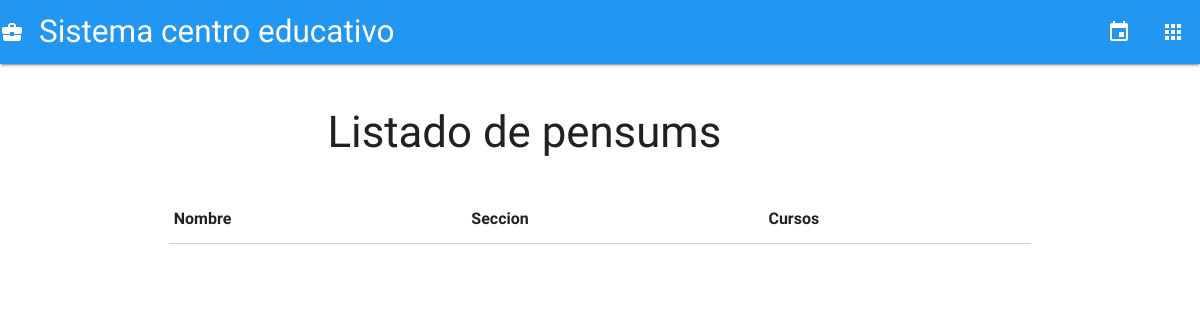
The page /ver/ on the database as committed earlier.
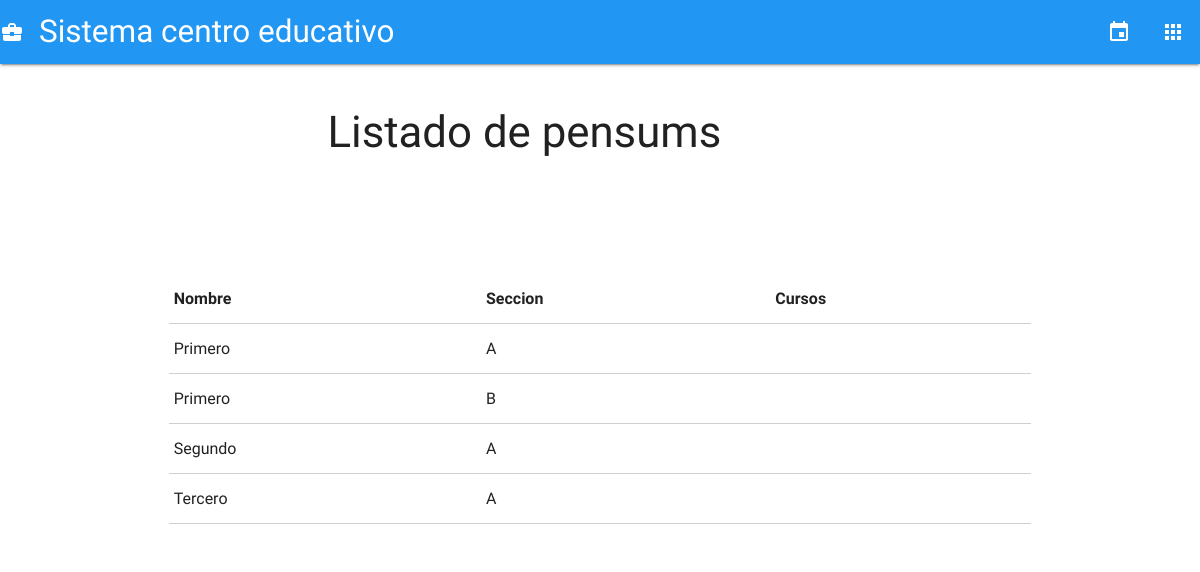
The same page on the database as committed later.
### notas/models.py (models this page shows, shortened)
class Grado(models.Model):
    nombre    = models.CharField(max_length=30)
    seccion = models.CharField(max_length=4)
    cursos   = models.ManyToManyField(Curso, through='Pensum')

### notas/views.py (the view)
# urls.py: url(r'^ver/$', views.ver, name='url_ver'),
def ver(request):
    pensums = Grado.objects.filter()
    return render(request, 'notas/show.html',{'pensums': pensums})

### notas/templates/notas/show.html (shortened to what this page needs)
{% extends 'notas/base.html' %}
{% block content %}
  <div class="row center-align">
    <br>
    <div class="row">
      <div class="col l6 offset-l2">
        <h3>Listado de pensums</h3>
      </div>
    </div>
    <div class="col l12">
      <table class="bordered highlight">
        <thead >
          <tr>
              <th>Nombre</th>
              <th>Seccion</th>
              <th>Cursos</th>
          </tr>
        </thead>
        {% for p in pensums %}
          <div class="row">
            <tr>
              <td>{{p.nombre}}</td>
              <td>{{p.seccion}}</td>
              <td>{{p.cursos.nombre}}</td>
            </tr>
          </div>
        {% endfor %}
      </table>
    </div>
  </div>
{% endblock content %}

Rows that differ between the two databases and show on the page:
added Grado: nombre "Primero", seccion "A"
added Grado: nombre "Primero", seccion "B"
added Grado: nombre "Segundo", seccion "A"
added Grado: nombre "Tercero", seccion "A"
